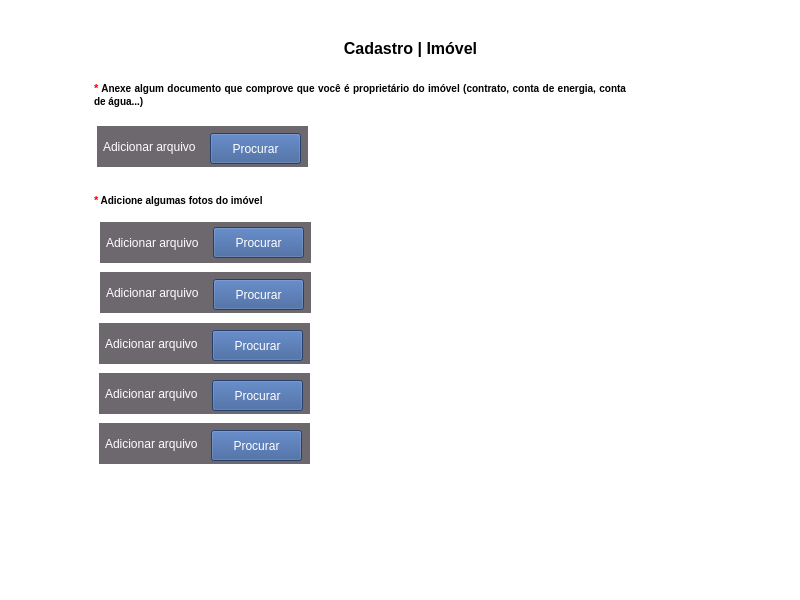
<?xml version="1.0" encoding="UTF-8"?>
<ui version="4.0">
 <class>MainWindow</class>
 <widget class="QMainWindow" name="MainWindow">
  <property name="geometry">
   <rect>
    <x>0</x>
    <y>0</y>
    <width>800</width>
    <height>600</height>
   </rect>
  </property>
  <property name="windowTitle">
   <string>MainWindow</string>
  </property>
  <property name="styleSheet">
   <string notr="true">background-color: rgb(255, 255, 255);</string>
  </property>
  <widget class="QWidget" name="centralwidget">
   <widget class="QLabel" name="label">
    <property name="geometry">
     <rect>
      <x>310</x>
      <y>18</y>
      <width>201</width>
      <height>61</height>
     </rect>
    </property>
    <property name="font">
     <font>
      <family>MS Sans Serif</family>
      <pointsize>12</pointsize>
      <weight>75</weight>
      <bold>true</bold>
     </font>
    </property>
    <property name="text">
     <string>Cadastro | Imóvel</string>
    </property>
    <property name="alignment">
     <set>Qt::AlignCenter</set>
    </property>
   </widget>
   <widget class="QTextBrowser" name="textBrowser">
    <property name="geometry">
     <rect>
      <x>90</x>
      <y>78</y>
      <width>540</width>
      <height>41</height>
     </rect>
    </property>
    <property name="styleSheet">
     <string notr="true">border: none;
</string>
    </property>
    <property name="frameShape">
     <enum>QFrame::NoFrame</enum>
    </property>
    <property name="html">
     <string>&lt;!DOCTYPE HTML PUBLIC &quot;-//W3C//DTD HTML 4.0//EN&quot; &quot;http://www.w3.org/TR/REC-html40/strict.dtd&quot;&gt;
&lt;html&gt;&lt;head&gt;&lt;meta name=&quot;qrichtext&quot; content=&quot;1&quot; /&gt;&lt;style type=&quot;text/css&quot;&gt;
p, li { white-space: pre-wrap; }
&lt;/style&gt;&lt;/head&gt;&lt;body style=&quot; font-family:'MS Shell Dlg 2'; font-size:7.8pt; font-weight:400; font-style:normal;&quot;&gt;
&lt;p align=&quot;justify&quot; style=&quot; margin-top:0px; margin-bottom:0px; margin-left:0px; margin-right:0px; -qt-block-indent:0; text-indent:0px;&quot;&gt;&lt;span style=&quot; font-size:8pt; font-weight:600; color:#ff0000;&quot;&gt;*&lt;/span&gt;&lt;span style=&quot; font-weight:600;&quot;&gt; Anexe algum documento que comprove que você é proprietário do imóvel (contrato, conta de energia, conta de água...)&lt;/span&gt;&lt;/p&gt;&lt;/body&gt;&lt;/html&gt;</string>
    </property>
   </widget>
   <widget class="QLabel" name="label_2">
    <property name="geometry">
     <rect>
      <x>97</x>
      <y>126</y>
      <width>211</width>
      <height>41</height>
     </rect>
    </property>
    <property name="styleSheet">
     <string notr="true">background-color: #6D676E;
color: rgb(255, 255, 255);</string>
    </property>
    <property name="text">
     <string>  Adicionar arquivo</string>
    </property>
   </widget>
   <widget class="QToolButton" name="toolButton">
    <property name="geometry">
     <rect>
      <x>210</x>
      <y>133</y>
      <width>91</width>
      <height>31</height>
     </rect>
    </property>
    <property name="styleSheet">
     <string notr="true">background-color: #345995;
font: 75 9pt &quot;Gadugi&quot;;
color: #FFFFFF;
</string>
    </property>
    <property name="text">
     <string>Procurar</string>
    </property>
   </widget>
   <widget class="QTextBrowser" name="textBrowser_2">
    <property name="geometry">
     <rect>
      <x>90</x>
      <y>190</y>
      <width>540</width>
      <height>41</height>
     </rect>
    </property>
    <property name="styleSheet">
     <string notr="true">border: none;
</string>
    </property>
    <property name="frameShape">
     <enum>QFrame::NoFrame</enum>
    </property>
    <property name="html">
     <string>&lt;!DOCTYPE HTML PUBLIC &quot;-//W3C//DTD HTML 4.0//EN&quot; &quot;http://www.w3.org/TR/REC-html40/strict.dtd&quot;&gt;
&lt;html&gt;&lt;head&gt;&lt;meta name=&quot;qrichtext&quot; content=&quot;1&quot; /&gt;&lt;style type=&quot;text/css&quot;&gt;
p, li { white-space: pre-wrap; }
&lt;/style&gt;&lt;/head&gt;&lt;body style=&quot; font-family:'MS Shell Dlg 2'; font-size:7.8pt; font-weight:400; font-style:normal;&quot;&gt;
&lt;p align=&quot;justify&quot; style=&quot; margin-top:0px; margin-bottom:0px; margin-left:0px; margin-right:0px; -qt-block-indent:0; text-indent:0px;&quot;&gt;&lt;span style=&quot; font-size:8pt; font-weight:600; color:#ff0000;&quot;&gt;*&lt;/span&gt;&lt;span style=&quot; font-weight:600;&quot;&gt; Adicione algumas fotos do imóvel&lt;/span&gt;&lt;/p&gt;&lt;/body&gt;&lt;/html&gt;</string>
    </property>
   </widget>
   <widget class="QLabel" name="label_3">
    <property name="geometry">
     <rect>
      <x>100</x>
      <y>222</y>
      <width>211</width>
      <height>41</height>
     </rect>
    </property>
    <property name="styleSheet">
     <string notr="true">background-color: #6D676E;
color: rgb(255, 255, 255);</string>
    </property>
    <property name="text">
     <string>  Adicionar arquivo</string>
    </property>
   </widget>
   <widget class="QToolButton" name="toolButton_2">
    <property name="geometry">
     <rect>
      <x>213</x>
      <y>227</y>
      <width>91</width>
      <height>31</height>
     </rect>
    </property>
    <property name="styleSheet">
     <string notr="true">background-color: #345995;
font: 75 9pt &quot;Gadugi&quot;;
color: #FFFFFF;
</string>
    </property>
    <property name="text">
     <string>Procurar</string>
    </property>
   </widget>
   <widget class="QLabel" name="label_4">
    <property name="geometry">
     <rect>
      <x>100</x>
      <y>272</y>
      <width>211</width>
      <height>41</height>
     </rect>
    </property>
    <property name="styleSheet">
     <string notr="true">background-color: #6D676E;
color: rgb(255, 255, 255);</string>
    </property>
    <property name="text">
     <string>  Adicionar arquivo</string>
    </property>
   </widget>
   <widget class="QToolButton" name="toolButton_3">
    <property name="geometry">
     <rect>
      <x>213</x>
      <y>279</y>
      <width>91</width>
      <height>31</height>
     </rect>
    </property>
    <property name="styleSheet">
     <string notr="true">background-color: #345995;
font: 75 9pt &quot;Gadugi&quot;;
color: #FFFFFF;
</string>
    </property>
    <property name="text">
     <string>Procurar</string>
    </property>
   </widget>
   <widget class="QLabel" name="label_5">
    <property name="geometry">
     <rect>
      <x>99</x>
      <y>323</y>
      <width>211</width>
      <height>41</height>
     </rect>
    </property>
    <property name="styleSheet">
     <string notr="true">background-color: #6D676E;
color: rgb(255, 255, 255);</string>
    </property>
    <property name="text">
     <string>  Adicionar arquivo</string>
    </property>
   </widget>
   <widget class="QToolButton" name="toolButton_4">
    <property name="geometry">
     <rect>
      <x>212</x>
      <y>330</y>
      <width>91</width>
      <height>31</height>
     </rect>
    </property>
    <property name="styleSheet">
     <string notr="true">background-color: #345995;
font: 75 9pt &quot;Gadugi&quot;;
color: #FFFFFF;
</string>
    </property>
    <property name="text">
     <string>Procurar</string>
    </property>
   </widget>
   <widget class="QLabel" name="label_6">
    <property name="geometry">
     <rect>
      <x>99</x>
      <y>373</y>
      <width>211</width>
      <height>41</height>
     </rect>
    </property>
    <property name="styleSheet">
     <string notr="true">background-color: #6D676E;
color: rgb(255, 255, 255);</string>
    </property>
    <property name="text">
     <string>  Adicionar arquivo</string>
    </property>
   </widget>
   <widget class="QToolButton" name="toolButton_5">
    <property name="geometry">
     <rect>
      <x>212</x>
      <y>380</y>
      <width>91</width>
      <height>31</height>
     </rect>
    </property>
    <property name="styleSheet">
     <string notr="true">background-color: #345995;
font: 75 9pt &quot;Gadugi&quot;;
color: #FFFFFF;
</string>
    </property>
    <property name="text">
     <string>Procurar</string>
    </property>
   </widget>
   <widget class="QLabel" name="label_7">
    <property name="geometry">
     <rect>
      <x>99</x>
      <y>423</y>
      <width>211</width>
      <height>41</height>
     </rect>
    </property>
    <property name="styleSheet">
     <string notr="true">background-color: #6D676E;
color: rgb(255, 255, 255);</string>
    </property>
    <property name="text">
     <string>  Adicionar arquivo</string>
    </property>
   </widget>
   <widget class="QToolButton" name="toolButton_6">
    <property name="geometry">
     <rect>
      <x>211</x>
      <y>430</y>
      <width>91</width>
      <height>31</height>
     </rect>
    </property>
    <property name="styleSheet">
     <string notr="true">background-color: #345995;
font: 75 9pt &quot;Gadugi&quot;;
color: #FFFFFF;
</string>
    </property>
    <property name="text">
     <string>Procurar</string>
    </property>
   </widget>
  </widget>
  <widget class="QStatusBar" name="statusbar"/>
 </widget>
 <resources/>
 <connections/>
</ui>
